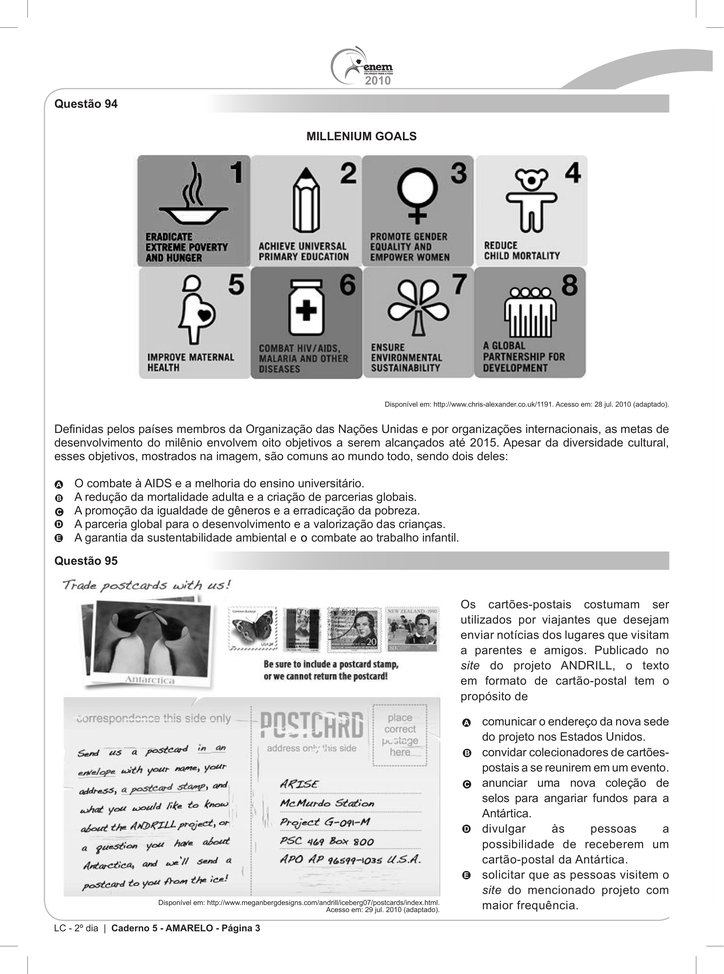
#> input picture 6Passo-ConcatenarVerticalmente/inteiras/pagina_enem_4.png, 724 x 974 px, shrunk from 2559 x 3444 before the run; its folder holds 3 pictures in this run
$ python concatenar-inteiras.py
#> lines starting #> are read from the running program, lines starting #| are printed output that depends on the picture

"""
Propósito: concatenas verticalmente as imagens de cada pasta vinda do passo 5
Autor: Alexandre Nassar de Peder
Criação: 02/10/2025
Atualização: 03/06/2026

OBS1: puxe a pasta "divididas-sem-bordas-do-meio" do passo 5 para essa pasta do passo 6

OBS2: o objetivo deste passo é pegar as colunas já recortadas e empilhar uma em cima da outra, na ordem correta, para formar uma única imagem final. Futuramente, essa imagem concatenada será dividida em imagens de cada questão, mas isso será feito no passo 7.

OBS3: este código vai criar uma imagem final chamada "colunas_concatenadas_verticalmente.png" que vai ter todas as colunas concatenadas verticalmente na ordem correta

OBS4: não compensa concatenar as páginas inteiras. Tenha isso em mente para o passo 7. Concatene apenas as colunas.

OBS5: tem provas que as colunas são de tamanhos diferentes. Tenha isso em mente. Não ajuda muito ter uma coluna maior que a outra. Se esse for o seu caso, você pode ajustar o código para lidar com isso, tal como concatenar as colunas do mesmo tamanho e depois concatenar as colunas menores em outra imagem. Mas isso é um caso específico. Se precisar, coloque as colunas do mesmo tamanho em uma única pasta, e execute atualizando as linhas 24 e 60

OBS6: execute o código
"""

from PIL import Image
import os
import re

pasta_imagens = "inteiras"
pasta_saida = "."
os.makedirs(pasta_saida, exist_ok=True)

# Função para extrair o número da página e ordenar corretamente
def get_sort_key(nome_arquivo):
    # Extrai apenas o número após 'pagina_enem_'
    numero = int(re.search(r'pagina_enem_(\d+)', nome_arquivo).group(1))
    return numero

# Pegar e ordenar as imagens corretamente
arquivos = [f for f in os.listdir(pasta_imagens) if f.endswith('.png')]
arquivos.sort(key=get_sort_key)

# Abrir todas as imagens na ordem correta
imagens = []
for arquivo in arquivos:
    caminho = os.path.join(pasta_imagens, arquivo)
    imagens.append(Image.open(caminho))
    print(f"Adicionando: {arquivo}")  # Para verificar a ordem

# Encontrar a largura máxima
largura_max = max(img.width for img in imagens)
#> largura_max = 724

# Concatenar verticalmente
altura_total = sum(img.height for img in imagens)
#> altura_total = 2922
imagem_final = Image.new('RGB', (largura_max, altura_total))
#> imagem_final: PIL image 724x2922 RGB; every value is 0

y = 0
for img in imagens:
    imagem_final.paste(img, (0, y))
    y += img.height
#> this loop made 3 passes
#> y on passes 1 to 3: 974, 1948, 2922
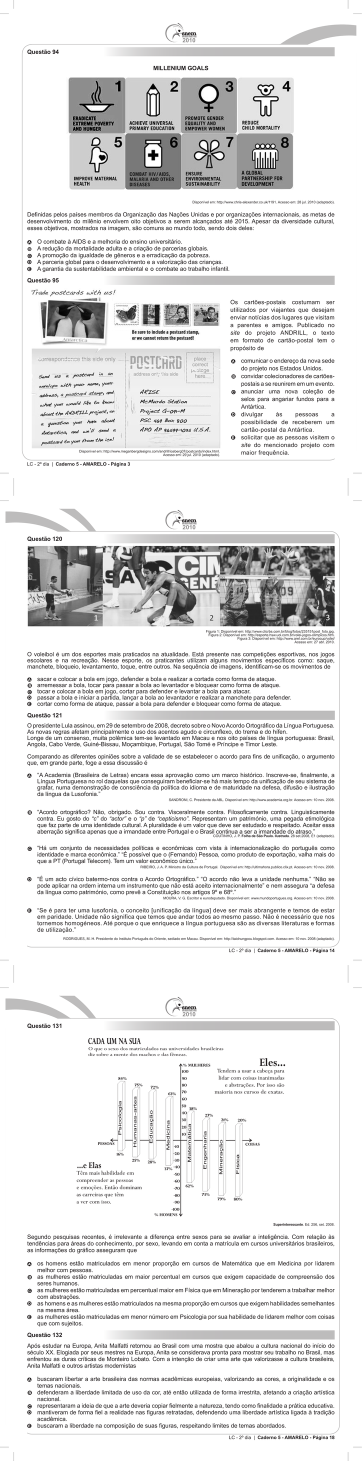
#> imagem_final: PIL image 724x2922 RGB (shown at 1/2 size); mean R, G, B 230, 229.7, 229.8
#> after the loop, y = 2922

# Salvar
imagem_final.save(os.path.join(pasta_saida, 'inteiras_concatenadas_verticalmente.png'))
print("Imagens concatenadas na ordem correta!")
print(f"Ordem dos arquivos: {arquivos}")
